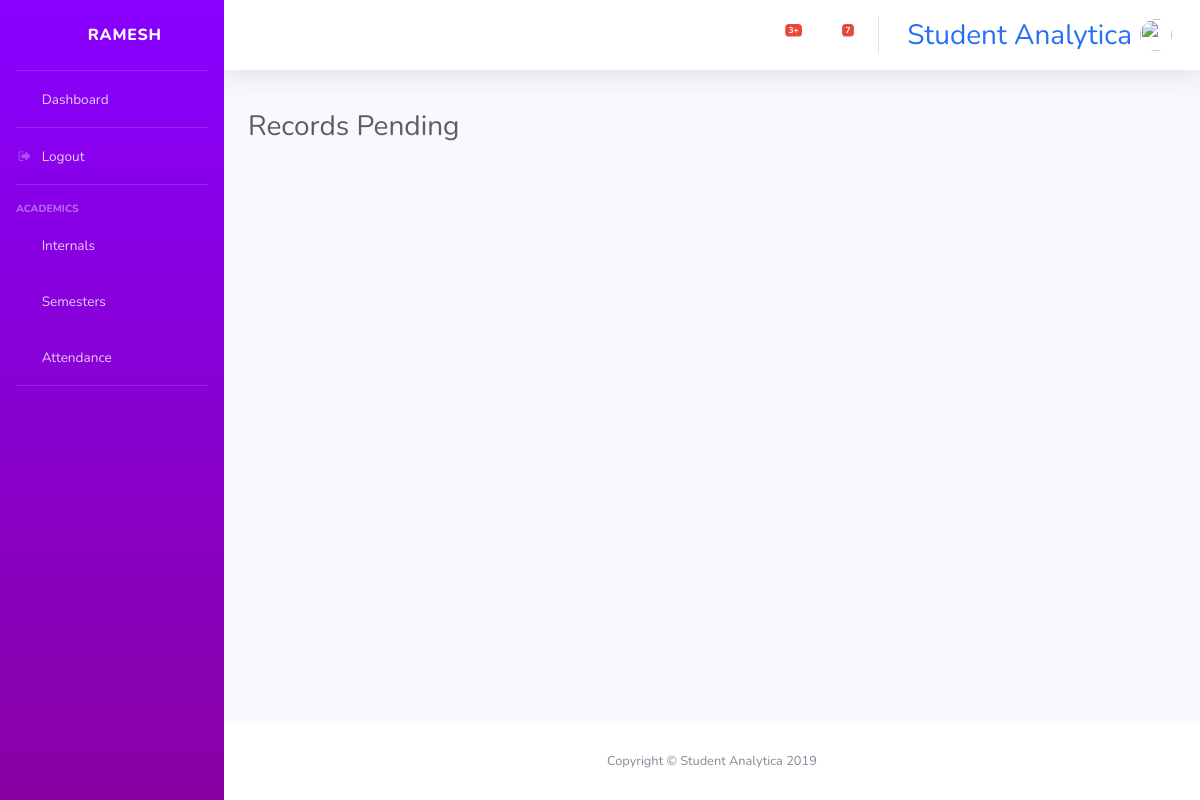
/semester/finish_semesters/ (signed in), run on an earlier commit of the app's database.
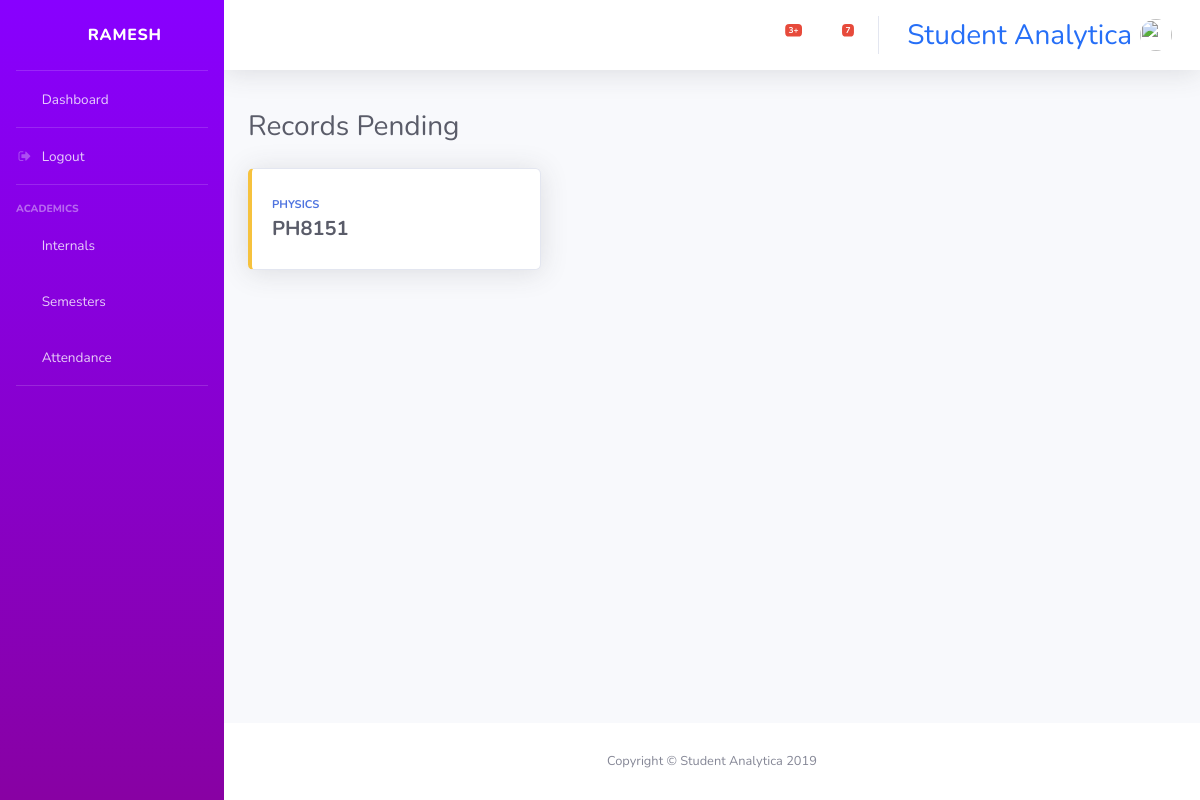
And on a later commit of the database.
### console/models.py (models this page shows, shortened)
class SemAssign(models.Model):
    staff = models.ForeignKey(User, on_delete=models.DO_NOTHING)
    semester = models.ForeignKey(Subject, on_delete=models.DO_NOTHING, default=1)
    department = models.CharField(max_length=5, choices=c.DEPT, default='MECH')

class Subject(models.Model):
    subname = models.CharField(max_length=100)
    subcode = models.CharField(max_length=7, unique=True)
    subcred = models.CharField(max_length=2, choices=c.CRED, default='1')
    sem = models.CharField(max_length=1, choices=c.SEM, default='1')

### console/views/semesters.py (the view)
def finish_semesters(request):
    if request.user.is_authenticated:
        if request.user.user_type == "STAFF" or request.user.user_type == "HOD" or request.user.user_type == "ADMIN" or request.user.user_type == "":
            context={
            'semesters': SemAssign.objects.filter(staff__username=request.user.username)
            }
            return render(request, 'console/semesters/finish_sem.html', context)

### console/templates/console/semesters/finish_sem.html
{% extends "base.html" %}
{% block content %}
<br>
<div class="d-sm-flex align-items-center justify-content-between mb-4">
    <h1 class="h3 mb-0 text-gray-800">Records Pending</h1>
</div>
<div class="row">
    {% for semester in semesters %}
    <div class="col-xl-4 col-md-6 mb-4">
        <a href="{% url 'delete_sem' id=semester.semester.subcode id2=semester.department %}" style="text-decoration: none;">
            <div class="card border-left-warning shadow h-100 py-2">
                <div class="card-body">
                    <div class="row no-gutters align-items-center">
                        <div class="col mr-2">
                            <div class="text-xs font-weight-bold text-primary text-uppercase mb-1">
                                {{semester.semester.subname}}</div>
                            <div class="h5 mb-0 font-weight-bold text-gray-800">
                                {{semester.semester.subcode}}</div>
                        </div>
                        <div class="col-auto">
                            <i class="fas fa-book-reader fa-2x text-gray-300"></i>
                        </div>
                    </div>
                </div>
            </div>
        </a>
    </div>
    {% endfor %}
</div>
{% endblock content %}

What changed in the data, as far as the page shows it:
added SemAssign: semester.subname "PHYSICS", semester.subcode "PH8151"
